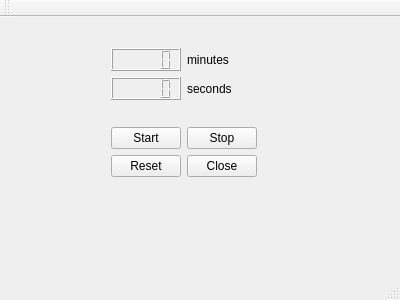
<?xml version="1.0" encoding="UTF-8"?>
<ui version="4.0">
 <class>MainWindow</class>
 <widget class="QMainWindow" name="MainWindow">
  <property name="geometry">
   <rect>
    <x>0</x>
    <y>0</y>
    <width>400</width>
    <height>300</height>
   </rect>
  </property>
  <property name="windowTitle">
   <string>MainWindow</string>
  </property>
  <widget class="QWidget" name="centralWidget">
   <widget class="QWidget" name="gridLayoutWidget">
    <property name="geometry">
     <rect>
      <x>100</x>
      <y>20</y>
      <width>168</width>
      <height>151</height>
     </rect>
    </property>
    <layout class="QGridLayout" name="gridLayout">
     <item row="0" column="1">
      <widget class="QLabel" name="label">
       <property name="text">
        <string>minutes</string>
       </property>
      </widget>
     </item>
     <item row="1" column="1">
      <widget class="QLabel" name="label_2">
       <property name="text">
        <string>seconds</string>
       </property>
      </widget>
     </item>
     <item row="1" column="0">
      <widget class="QLCDNumber" name="lcdNumberSec"/>
     </item>
     <item row="2" column="1">
      <spacer name="verticalSpacer_2">
       <property name="orientation">
        <enum>Qt::Vertical</enum>
       </property>
       <property name="sizeHint" stdset="0">
        <size>
         <width>20</width>
         <height>40</height>
        </size>
       </property>
      </spacer>
     </item>
     <item row="3" column="0">
      <widget class="QPushButton" name="startButton">
       <property name="text">
        <string>Start</string>
       </property>
      </widget>
     </item>
     <item row="2" column="0">
      <spacer name="verticalSpacer">
       <property name="orientation">
        <enum>Qt::Vertical</enum>
       </property>
       <property name="sizeHint" stdset="0">
        <size>
         <width>20</width>
         <height>40</height>
        </size>
       </property>
      </spacer>
     </item>
     <item row="0" column="0">
      <widget class="QLCDNumber" name="lcdNumberMin"/>
     </item>
     <item row="4" column="0">
      <widget class="QPushButton" name="stopButton_2">
       <property name="text">
        <string>Reset</string>
       </property>
      </widget>
     </item>
     <item row="3" column="1">
      <widget class="QPushButton" name="stopButton">
       <property name="text">
        <string>Stop</string>
       </property>
      </widget>
     </item>
     <item row="4" column="1">
      <widget class="QPushButton" name="closeButton">
       <property name="text">
        <string>Close</string>
       </property>
      </widget>
     </item>
    </layout>
   </widget>
  </widget>
  <widget class="QMenuBar" name="menuBar">
   <property name="geometry">
    <rect>
     <x>0</x>
     <y>0</y>
     <width>400</width>
     <height>21</height>
    </rect>
   </property>
  </widget>
  <widget class="QToolBar" name="mainToolBar">
   <attribute name="toolBarArea">
    <enum>TopToolBarArea</enum>
   </attribute>
   <attribute name="toolBarBreak">
    <bool>false</bool>
   </attribute>
  </widget>
  <widget class="QStatusBar" name="statusBar"/>
 </widget>
 <layoutdefault spacing="6" margin="11"/>
 <resources/>
 <connections/>
</ui>
